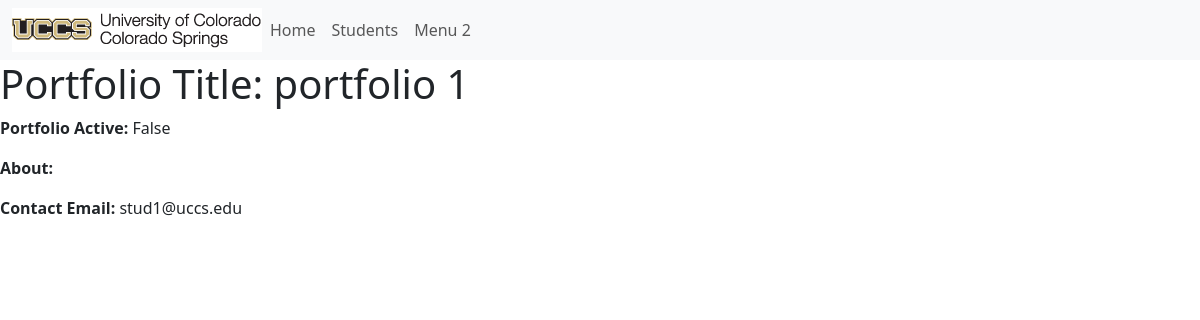
The app's page /portfolio/1, older data.
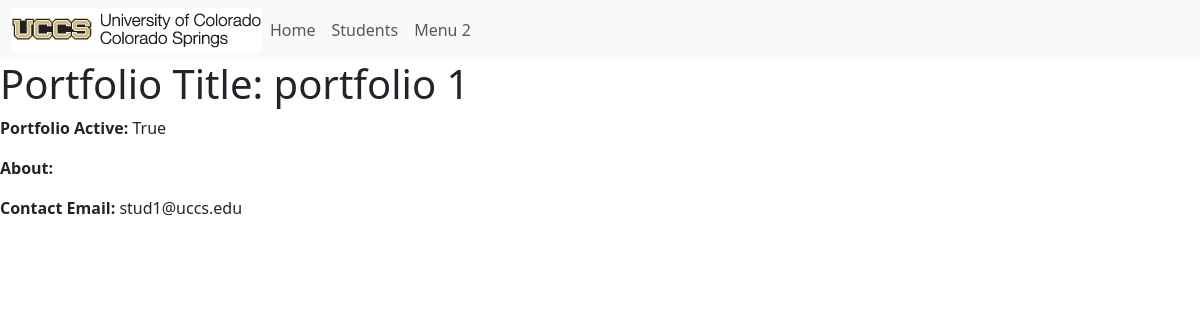
The same page, newer data.
### portfolio_app/models.py (models this page shows, shortened)
class Portfolio(models.Model):
    title = models.CharField(max_length = 200)
    contact_email = models.CharField(max_length = 200)
    is_active = models.BooleanField(default = False)
    about = models.TextField(blank = True)

### portfolio_app/views.py (the view)
# urls.py: path('portfolio/<int:pk>', views.PortfolioDetailView.as_view(), name='portfolio-detail'),
class PortfolioDetailView(generic.DetailView):
    model = Portfolio

### portfolio_app/templates/portfolio_app/portfolio_detail.html
{% extends 'portfolio_app/base_template.html' %}
{% block content %}
<h1>Portfolio Title: {{ portfolio.title }}</h1>
<p><strong>Portfolio Active: </strong> {{ portfolio.is_active }}</p>
<p><strong>About: </strong> {{ portfolio.about }}</p>
<p><strong>Contact Email: </strong> {{ portfolio.contact_email }} </p>
{% endblock %}

Row changes from the older to the newer data that the page shows:
changed Portfolio "portfolio 1": is_active "False" → "True"
